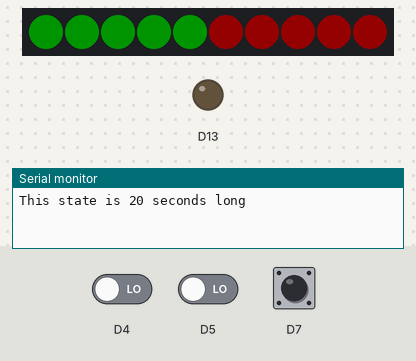
A sketch run on a simulated Adafruit Circuit Playground Express. On the bench: 10 RGB LEDs in strip order, left to right, output pins drawn as LEDs (lit = HIGH), the last lines printed to the serial monitor. The test bench sets the inputs (shaded band); at power-on: D4 LOW, D5 LOW, D7 HIGH. Dim RGB values are drawn brighter than linear.

Above: at 0.1 s.
At 25.1 s:
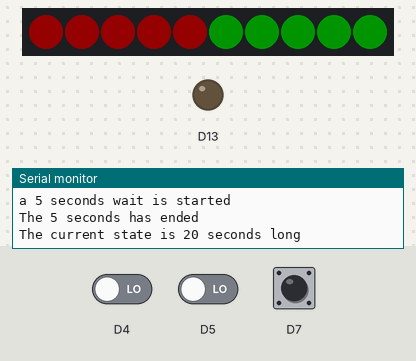

Measured:
- what the display in image 1 shows lasts 21.0 s, from 25.0 s to 46.0 s

The sketch:

Traffic.ino
```cpp
#include <Adafruit_Circuit_Playground.h>

int MJR = 0 ;
int MNR = 0 ;
int TL = 0 ;
unsigned long t = 0 ;
int s = 0 ;
int cars[100] ;
unsigned long j = 0 ;
unsigned long ti = 0 ;
int w = 0 ;
void setup() {
    CircuitPlayground.begin();
}

void loop() {
  // initial state: “By default”, the traffic lights (TL) are green for the major road (MJR) and red for the minor road (MNR).
  for (int p=0; p<5; p++) {
   CircuitPlayground.setPixelColor(p, 0, 255, 0);
  }
  for (int p=5; p<10; p++) {
   CircuitPlayground.setPixelColor(p, 255, 0, 0);
  }
  MJR = 2 ; // green
  MNR = 0 ; // red
  if (TL == 0 ) { // we use the variable TL to know if we just move to the initial state or not
      Serial.println("This state is 20 seconds long");
  t = millis() + 20*1000  ; // if TL has just changed into this state, then MJR will stay GREEN for at least 20 seconds irrespective,
  while (millis()< t){ // while waiting for the 20 second to pass we always make sure if there pedestrian crossing is pressed
     if (CircuitPlayground.leftButton() or CircuitPlayground.rightButton()) {s = 1 ;} // if the pedestrian crossing is pressed we save the variable s to indicate that all the lights should turn red

     if ( CircuitPlayground.slideSwitch() and w == 0 and j > 0)
  {
    Serial.println ("The cars captured by the MJR's camera are: ");
    for (int p=0; p<j; p++)
    {
    Serial.println (" |--------------------|") ;
    Serial.print (" | Car picture number |") ;
    Serial.println (cars[p]) ;

    }
    w = 1 ; // to indicate that there is no car has beed captured and to make sure that the table isnt displayed until a new car is captured
  }
    }
    Serial.println (" 20 seconds has ended") ;
  TL = 1 ;
  }

  if (CircuitPlayground.leftButton() or CircuitPlayground.rightButton()) {s = 1 ;} // we always check if the pedestrian crossing is pressed or not

  if (s == 1 ) // if pedestrian crossing then the two roads should change to red before moving to the initial state
   {
    Serial.println (" The pedestrian crossing is pressed so the two roads change to red ");
      for (int p=0; p<5; p++) {
       CircuitPlayground.setPixelColor(p, 255, 0, 0);
      }
      for (int p=5; p<10; p++) {
       CircuitPlayground.setPixelColor(p, 255, 0,0);
      }

      MJR = 0 ;
      MNR = 0 ;
      t = millis() + 15*1000  ;
      Serial.println (" This state is 15 seconds long ") ;
      while (millis()< t){
              if (MJR == 0 and CircuitPlayground.readCap(1)> 50  )
             {
              ti = millis() + 1000 ;
              while (millis() < ti) {}
              if (CircuitPlayground.readCap(3))
              {
                cars[j] = j ;
                j = j+1;
                w = 0 ;
                Serial.println ("A car has been saved by the camera") ;
              }
              }

              if ( CircuitPlayground.slideSwitch() and w == 0 and j > 0)
            {
              Serial.println ("The cars captured by the MJR's camera are: ");
              for (int p=0; p<j; p++)
              {
              Serial.println (" |--------------------|") ;
              Serial.print (" | Car picture number |") ;
              Serial.println (cars[p]) ;

              }
              w = 1 ; // to indicate that there is no car has beed captured and to make sure that the table isnt displayed until a new car is captured
            }

        }
      Serial.println ("The 15 seconds has ended");
      TL = 0 ; // if we back to the initial state we need to wait a 20 seconds before changing to any other state
      s = 0 ;

   }

  if (CircuitPlayground.readCap(12) > 50 or CircuitPlayground.readCap(10) > 50) //A suitably positioned sensors on MNR are triggered when a vehicle approach the junction on either side
    {
      Serial.println ("The MNR sensor is triggered because a vehicle approach the junction on either side") ;
      t = millis() + 5*1000  ; // a 5 seconds wait is counted before TL change starts
       Serial.println ("a 5 seconds wait is started");
      while (millis()< t){
       if (CircuitPlayground.leftButton() or CircuitPlayground.rightButton()) {s = 1 ;}
       if (MJR == 0 and CircuitPlayground.readCap(1)> 50  )
             {
              ti = millis() + 1000 ;
              while (millis() < ti) {}
              if (CircuitPlayground.readCap(3))
              {
                cars[j] = j ;
                j = j+1;
                w = 0 ;
                Serial.println ("A car has been saved by the camera") ;
              }
              }

              if ( CircuitPlayground.slideSwitch() and w == 0 and j > 0)
            {
              Serial.println ("The cars captured by the MJR's camera are: ");
              for (int p=0; p<j; p++)
              {
              Serial.println (" |--------------------|") ;
              Serial.print (" | Car picture number |") ;
              Serial.println (cars[p]) ;

              }
              w = 1 ; // to indicate that there is no car has beed captured and to make sure that the table isnt displayed until a new car is captured
            }

        }
     Serial.println ("The 5 seconds has ended");
      for (int p=0; p<5; p++) {
       CircuitPlayground.setPixelColor(p, 255, 0, 0);
      }
      for (int p=5; p<10; p++) {
       CircuitPlayground.setPixelColor(p, 0, 255, 0);
      }

      MJR = 0 ; // red
      MNR = 2 ; // green


          t = millis() + 20*1000  ; // we keep the current state (MJR red and MNR green) for 20 seconds before changing to the initial state
          Serial.println ("The current state is 20 seconds long") ;
            while (millis()< t){
                   if (CircuitPlayground.leftButton() or CircuitPlayground.rightButton()) {s = 1 ;}
                            if (MJR == 0 and CircuitPlayground.readCap(1)> 50  ) // we always check if there is a car that crosses the red MJR
                   {
                    ti = millis() + 1000 ;
                    while (millis() < ti) {}
                    if (CircuitPlayground.readCap(3))
                    {
                      cars[j] = j ;
                      j = j+1;
                      w = 0 ;
                      Serial.println ("A car has been saved ") ;
                    }
                    }

              }
          Serial.println ("The 20 seconds has ended");
      TL = 0 ;

    if ( CircuitPlayground.slideSwitch() and w == 0 and j > 0)
      {
        Serial.println ("The cars captured by the MJR's camera are: ");
        for (int p=0; p<j; p++)
        {
        Serial.println (" |--------------------|") ;
        Serial.print (" | Car picture number |") ;
        Serial.println (cars[p]) ;

        }
        w = 1 ; // to indicate that there is no car has beed captured and to make sure that the table isnt displayed until a new car is captured
      }
        }


     if (MJR == 0 and CircuitPlayground.readCap(1)> 50  ) // while MJR is red if the touch sensor number 1 is pressed
     {
      t = millis() + 1000 ;
      while (millis() < t) {}
      // after 1 second we check if the touch sensor is pressed. If so, we save the care number because the camera is positioned on MJR to detect if cars cross on the MJR red light
      if (CircuitPlayground.readCap(3))
      {
        cars[j] = j ;
        j = j+1;
        w = 0 ;
        Serial.println ("A car has been saved ") ;
      }
      }

     if ( CircuitPlayground.slideSwitch() and w == 0 and j> 0)
      {
            Serial.println ("The cars captured by the MJR's camera are: ");
        for (int p=0; p<j; p++)
        {
        Serial.println (" |--------------------|") ;
        Serial.print (" | Car picture number |") ;
        Serial.println (cars[p]) ;

        }
        w = 1 ; // to indicate that there is no car has beed captured and to make sure that the table isnt displayed until a new car is captured
      }

}
```
